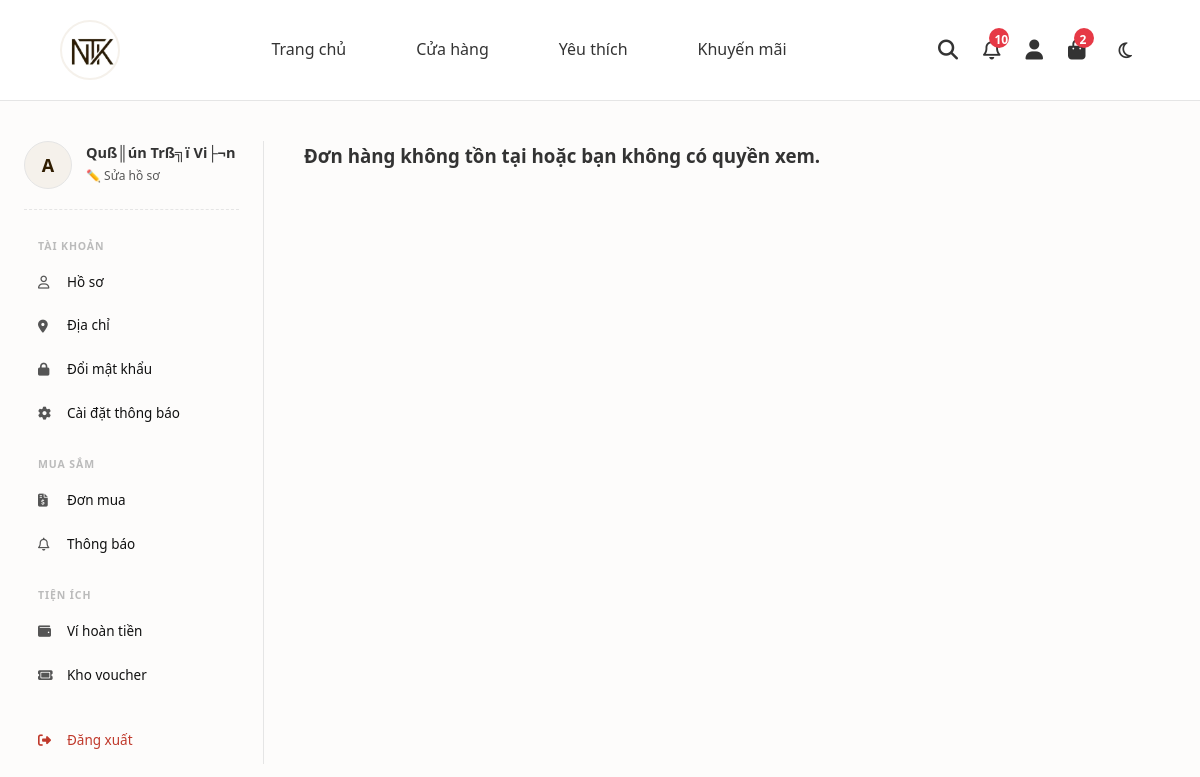
The app's page /views/user/dashboard.php?view=chitietdonhang&id=O0039 (signed in), older data.
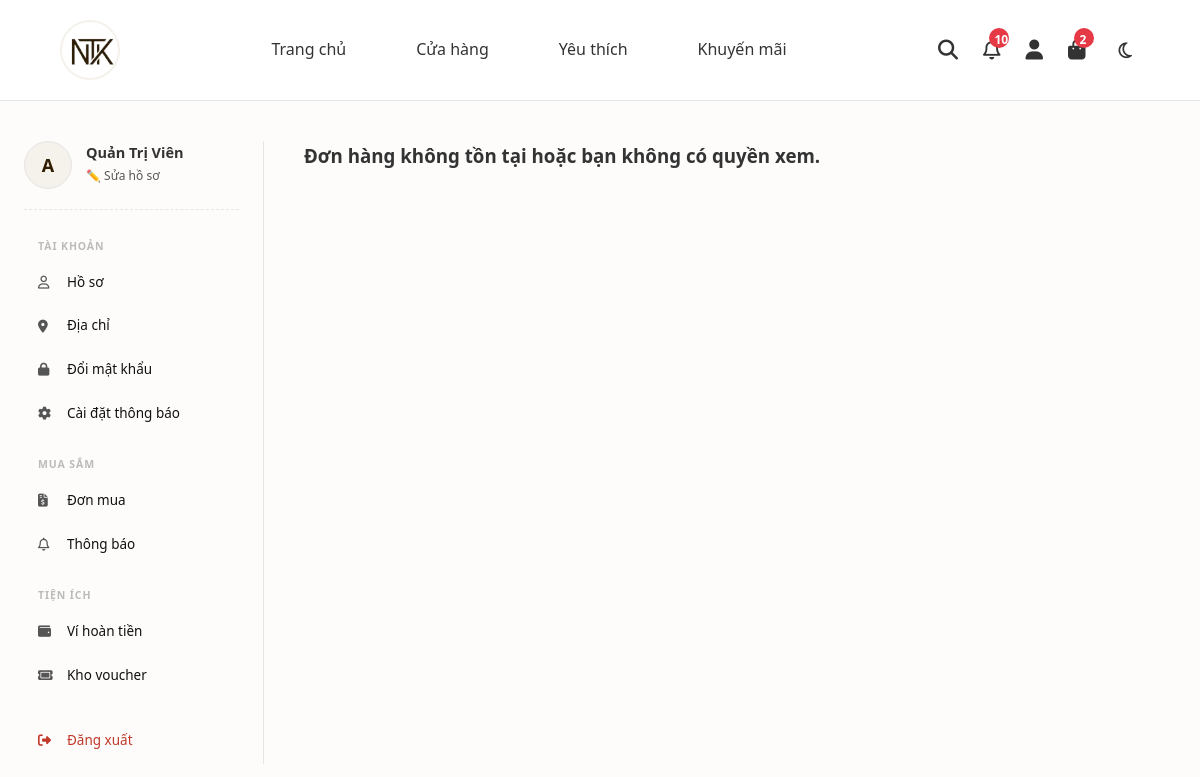
The same page, newer data.
### tables this page shows
CREATE TABLE `users` (
  `user_id` char(5) NOT NULL,
  `username` varchar(50) NOT NULL,
  `password` varchar(50) NOT NULL,
  `fullname` varchar(100) DEFAULT NULL,
  `email` varchar(100) DEFAULT NULL,
  `phonenumber` varchar(10) DEFAULT NULL,
  `address` text DEFAULT NULL,
  `verification_code` varchar(6) DEFAULT NULL,
  `verification_code_expires_at` datetime DEFAULT NULL,
  `is_verified` int(11) DEFAULT 0,
  `role` int(11) DEFAULT 0,
  `status` int(11) DEFAULT 1,
  `created_at` datetime DEFAULT current_timestamp(),
  `total_orders` int(11) DEFAULT 0,
  `total_spend` decimal(15,2) DEFAULT 0.00,
  `bank_name` varchar(100) DEFAULT NULL,
  `bank_account_number` varchar(20) DEFAULT NULL,
  `bank_account_name` varchar(100) DEFAULT NULL,
  `wallet_balance` decimal(15,2) DEFAULT 0.00,
  `current_points` int(11) NOT NULL DEFAULT 0,
  `tier` varchar(50) NOT NULL DEFAULT 'Member',
  `accumulated_points` int(11) NOT NULL DEFAULT 0,
  PRIMARY KEY (`user_id`),
  UNIQUE KEY `username` (`username`)
);

### src/views/user/dashboard.php (the view, shortened to what this page needs)
<?php
require_once __DIR__ . '/../../config/database.php';
try {
    $stmt = $conn->prepare("SELECT * FROM users WHERE user_id = :user_id");
    $stmt->execute(['user_id' => $_SESSION['user_id']]);
    $current_user = $stmt->fetch(PDO::FETCH_ASSOC);
} catch (PDOException $e) {
    echo "Lỗi: " . $e->getMessage();
    exit;
}
$view = isset($_GET['view']) ? $_GET['view'] : 'hoso';
?>
<!DOCTYPE html>
<html lang="vi">
<head>
    <link rel="stylesheet" href="https://cdnjs.cloudflare.com/ajax/libs/font-awesome/6.4.0/css/all.min.css">
    <link rel="stylesheet" href="../../assets/css/style.css">
</head>
<body>
<?php
require realpath(__DIR__ . '/../../includes/header.php');
?>
<div class="dashboard-wrap">
    <aside class="dashboard-sidebar">
        <div class="user-card">
            <div class="user-avatar"><?= strtoupper(substr($current_user['username'], 0, 1)) ?></div>
            <div>
                <div class="user-name"><?= htmlspecialchars($current_user['fullname'] ?: $current_user['username']) ?></div>
                <a href="dashboard.php?view=hoso" class="user-edit">✏️ Sửa hồ sơ</a>
            </div>
        </div>
        <div class="menu-section-title">Tài khoản</div>
        <ul class="sidebar-menu">
            <li><a href="dashboard.php?view=hoso"       class="<?= $view=='hoso'       ? 'active' : '' ?>"><i class="fa-regular fa-user"></i>Hồ sơ</a></li>
            <li><a href="dashboard.php?view=diachi"     class="<?= $view=='diachi'     ? 'active' : '' ?>"><i class="fa-solid fa-location-dot"></i>Địa chỉ</a></li>
            <li><a href="dashboard.php?view=doimatkhau" class="<?= $view=='doimatkhau' ? 'active' : '' ?>"><i class="fa-solid fa-lock"></i>Đổi mật khẩu</a></li>
            <li><a href="dashboard.php?view=caidat"     class="<?= $view=='caidat'     ? 'active' : '' ?>"><i class="fa-solid fa-gear"></i>Cài đặt thông báo</a></li>
        </ul>
        <div class="menu-section-title">Mua sắm</div>
        <ul class="sidebar-menu">
            <li><a href="dashboard.php?view=donmua"   class="<?= $view=='donmua'   ? 'active' : '' ?>"><i class="fa-solid fa-file-invoice-dollar"></i>Đơn mua</a></li>
            <li><a href="dashboard.php?view=thongbao" class="<?= $view=='thongbao' ? 'active' : '' ?>"><i class="fa-regular fa-bell"></i>Thông báo</a></li>
        </ul>
        <div class="menu-section-title">Tiện ích</div>
        <ul class="sidebar-menu">
            <li><a href="dashboard.php?view=vihoantien" class="<?= $view=='vihoantien' ? 'active' : '' ?>"><i class="fa-solid fa-wallet"></i>Ví hoàn tiền</a></li>
            <li><a href="dashboard.php?view=khovoucher" class="<?= ($view=='khovoucher'||$view=='all_coupons') ? 'active' : '' ?>"><i class="fa-solid fa-ticket"></i>Kho voucher</a></li>
        </ul>
        <div style="margin-top: 24px;">
            <ul class="sidebar-menu">
                <li><a href="../logout.php" class="logout"><i class="fa-solid fa-right-from-bracket"></i>Đăng xuất</a></li>
            </ul>
        </div>
    </aside>
    <main class="dashboard-content">
        <?php
            switch ($view) {
                case 'chitietdonhang': include 'order_detail.php';         break;
            }
        ?>
    </main>
</div>
</body>
</html>

Row changes from the older to the newer data that the page shows:
changed users: fullname "Quß║ún Trß╗ï Vi├¬n" → "Quản Trị Viên"
